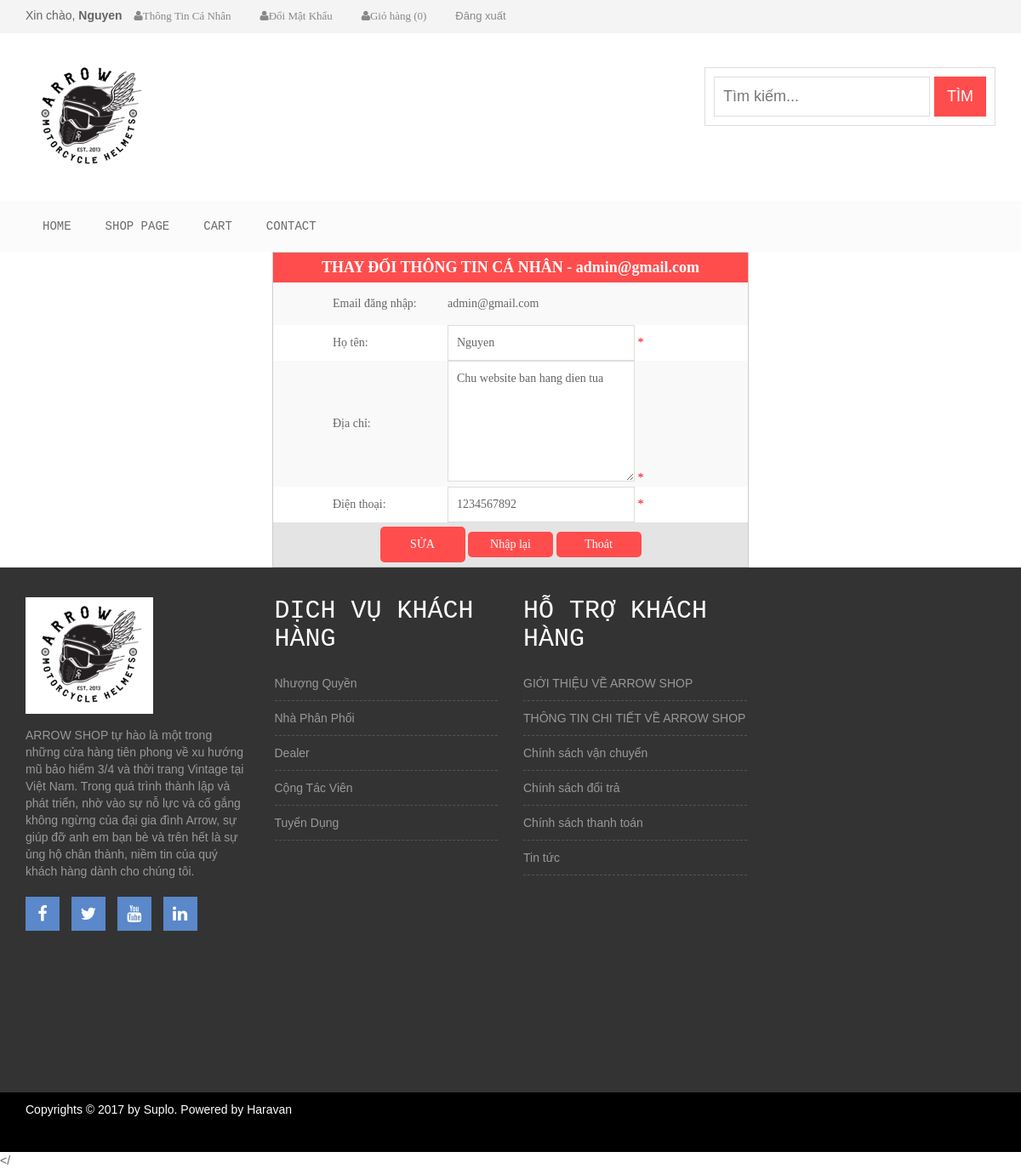
Page /index.php?mod=User&act=ChangeProfile (signed in) on the committed database.
### tables this page shows
CREATE TABLE `khachhang` (
  `MaKH` int(10) NOT NULL,
  `TenKH` varchar(50) NOT NULL,
  `SoDienThoai` text NOT NULL,
  `DiaChi` varchar(50) NOT NULL,
  `Email` varchar(50) NOT NULL,
  `Pass` varchar(200) NOT NULL,
  `IsAdmin` int(1) DEFAULT NULL
);

### Controller/User/ChangeProfile.php (called while the page is built, shortened)
<?php
include_once("Model/KhachHang.php");
$da = new KhachHang();
?>
<?php
$user=$_SESSION["user"];;
$r=$da->GetKhachHangByEmail($user);
$ten=$r["TenKH"];$diachi=$r["DiaChi"];$dienthoai=$r["SoDienThoai"];
include_once("View/User/ChangeProfile.php");
?>

### Model/KhachHang.php (called while the page is built, shortened)
<?php
include_once("DataProvider.php");
class KhachHang
{
	private $da;
	function __construct()
	{
		$this->da = new DataProvider();
	}
	function GetKhachHangByEmail($Email)
	{
		$sql="Select * from khachhang where Email='$Email'";
		return $this->da->Fetch($sql);
	}
}
?>

### Model/DataProvider.php (called while the page is built, shortened)
<?php
class DataProvider
{
	private $link;
	function __construct()
	{
		$this->link=mysqli_connect("localhost","root","","qlbanhang");
	}
	function ExecuteQuery($sql)
	{
		mysqli_query($this->link,"set names 'utf8'");
		return mysqli_query($this->link, $sql);
	}
	function Fetch($sql)
	{
		$result=$this->ExecuteQuery($sql);
		return mysqli_fetch_assoc($result);
	}
}
?>

### View/User/ChangeProfile.php (the view, shortened to what this page needs)
<div align="center">
  <form method="post">
    <table width="560" cellspacing="0" cellpadding="0" bordercolordark="#FFFFFF" style="margin:auto; border:1px solid #CCC; font-family:'Segoe UI Light';">
      <tr>
        <td height="35" colspan="2" align="center" class="tieude"><div align="center" style="font-size:18px; font-weight:bolder;background:#ff4d4d; line-height:35px; color:#FFF">THAY ĐỔI THÔNG TIN CÁ NHÂN - <?php echo "$user"; ?></div></td>
      </tr>
		  <tr style="background:#F9F9F9">
        <td height="50" style="padding-left:70px"><div align="left" style="width:120px">Email đăng nhập:</div></td>
 			  <td width="405" style="padding-left:15px" align="left"><?php echo "$user"; ?></td>
      </tr>
      <tr style="background:#FFFFFF">
        <td height="30" style="padding-left:70px">
          <div align="left" style="width:120px">Họ tên:</div>
        </td>
     		<td width="405" style="padding-left:15px">
       		<div align="left">
            <input type="text" name="ten" style="width:220px" value="<?php echo "$ten"; ?>"/>
            <font color="#FF0000">*</font>
          </div>
        </td>
      </tr>
      <tr style="background:#F9F9F9">
        <td height="30" style="padding-left:70px">
          <div align="left" style="width:120px">Địa chỉ:</div>
        </td>
 			  <td width="405" style="padding-left:15px" valign="top" align="left">
            <textarea name="diachi" rows="6" style="width:220px"><?php echo "$diachi"; ?></textarea>
            <font color="#FF0000">*</font>
        </td>
      </tr>
      <tr style="background:#FFFFFF">
        <td height="30" style="padding-left:70px">
          <div align="left" style="width:120px">Điện thoại:</div>
        </td>
 			  <td width="405" style="padding-left:15px">
          <div align="left">
              <input type="text" name="dienthoai" style="width:220px" value="<?php echo "$dienthoai"; ?>" onkeyup="valid(this,'numbers')" onblur="valid(this,'numbers')"/>
              <font color="#FF0000">*</font>
          </div>
        </td>
      </tr>
      <tr>
        <td height="35" colspan="2" align="center" style="background:#E4E4E4; padding:5px;">
          <div align="center">
            <input type="submit" value="Sửa" class="button1">
            <input type="reset" value="Nhập lại" class="button1">
            <a href="index.php"><input type="button" value="Thoát" class="button1"></a>
          </div>
        </td>
      </tr>
    </table>
  </form>
</div>

### style.css (style rules this page uses)
body { font-family:Arial, Helvetica, sans-serif; }
a { color: black }
input[type="text"], input[type="password"], input[type="email"], textarea { border: 1px solid #ddd; padding: 10px; }
input[type="submit"], button[type=submit] { background: none repeat scroll 0 0 #ff4d4d; border: medium none; color: #fff; padding: 11px 20px; text-transform: uppercase; }

### css/responsive.css (style rules this page uses)
@media only screen and (min-width: 992px) and (max-width: 1280px) { input[type="submit"], button[type="submit"] { padding: 11px 15px; } }

### css/Logi.css (style rules this page uses)
body { background: #e9e9e9; color: #666666; font-family: "Segoe UI Light", sans-serif; font-size: 14px; -webkit-font-smoothing: antialiased; }
.button1 { cursor: pointer; background: #ff4d4d; width: 100px; border: 0; padding: 5px 20px; color: #ffffff; border-radius:5px; -webkit-transition: 0.3s ease; transition: 0.3s ease; }

### rows in the picture
khachhang: ten "Nguyen", diachi "Chu website ban hang dien tua", dienthoai "1234567892"

### other values in the picture
$_SESSION['hoten'] "Nguyen"
$count "0"
$user "admin@gmail.com"
